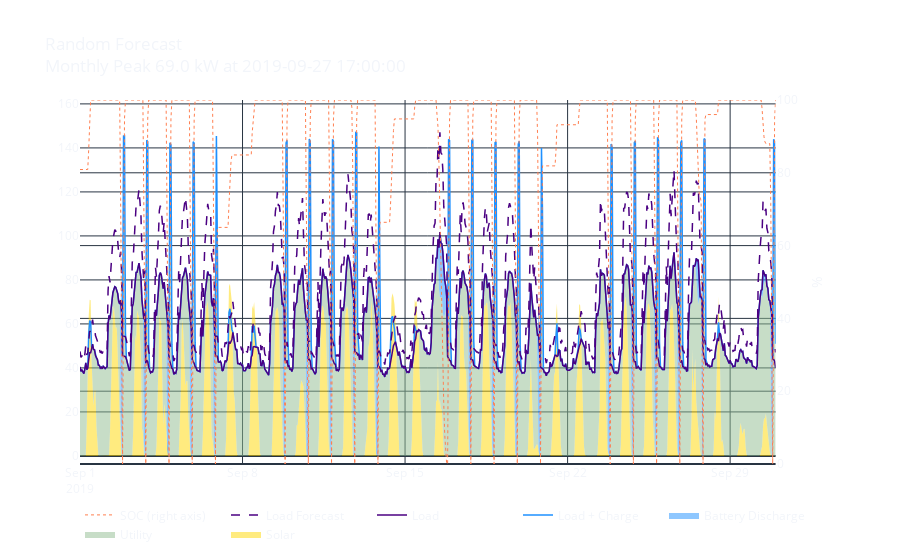

Notebook cell for this chart:
### Code cell
monthly_peaks = calc_monthly_peaks2(dispatch2.grid,peak_hours)
if monthly_peaks is not None:
    peak2 = monthly_peaks.iloc[month-1]['grid kw']
    t_peak2 = monthly_peaks.iloc[month-1]['grid t']
else:
    peak2 = None
    t_peak2 = None   

begin2 = t_peak2 - pd.Timedelta('1h')*36
end2 = t_peak2 + pd.Timedelta('1h')*36

f = plotly_stacked(dispatch2.loc[f'2019-{month}'],#[begin:end],
                    solar='pv',
                    load='load',
                    load_forecast='load_forecast',
                    batt='batt',
                    utility='grid',
                    soc='soc',
                    theme='plotly_dark',
                    title=f'{fcast2} Forecast<br>Monthly Peak {peak2} kW at {t_peak2}')

### Figure 1 — Plotly figure (JSON) as saved in the notebook; plotly's stock layout.template omitted (floating-point values rounded to 4 significant figures; data arrays with more than 128 entries replaced by an {"elided": "..."} marker saying what was removed)
{"data": [{"line": {"color": "gold", "width": 0}, "mode": "lines", "name": "Solar", "stackgroup": "one", "type": "scatter", "x": {"elided": "720 str values"}, "xaxis": "x", "y": {"elided": "720 float values"}, "yaxis": "y"}, {"line": {"color": "darkseagreen", "width": 0}, "mode": "lines", "name": "Utility", "stackgroup": "one", "type": "scatter", "x": {"elided": "720 str values"}, "xaxis": "x", "y": {"elided": "720 float values"}, "yaxis": "y"}, {"line": {"color": "dodgerblue", "width": 0}, "mode": "lines", "name": "Battery Discharge", "stackgroup": "one", "type": "scatter", "x": {"elided": "720 str values"}, "xaxis": "x", "y": {"elided": "720 float values"}, "yaxis": "y"}, {"line": {"color": "dodgerblue", "width": 1.5}, "mode": "lines", "name": "Load + Charge", "type": "scatter", "x": {"elided": "720 str values"}, "xaxis": "x", "y": {"elided": "720 float values"}, "yaxis": "y"}, {"line": {"color": "indigo", "width": 1.5}, "mode": "lines", "name": "Load", "type": "scatter", "x": {"elided": "720 str values"}, "xaxis": "x", "y": {"elided": "720 float values"}, "yaxis": "y"}, {"line": {"color": "indigo", "dash": "dash", "width": 1.5}, "mode": "lines", "name": "Load Forecast", "type": "scatter", "x": {"elided": "720 str values"}, "xaxis": "x", "y": {"elided": "720 float values"}, "yaxis": "y"}, {"line": {"color": "coral", "dash": "dot", "width": 1}, "mode": "lines", "name": "SOC (right axis)", "type": "scatter", "x": {"elided": "720 str values"}, "xaxis": "x", "y": {"elided": "720 float values"}, "yaxis": "y2"}], "layout": {"hovermode": "x", "legend": {"orientation": "h", "traceorder": "reversed"}, "paper_bgcolor": "rgba(0,0,0,0)", "plot_bgcolor": "rgba(0,0,0,0)", "title": {"text": "Random Forecast<br>Monthly Peak 69.0 kW at 2019-09-27 17:00:00"}, "xaxis": {"anchor": "y", "domain": [0, 0.94]}, "yaxis": {"anchor": "x", "domain": [0, 1], "range": [-3.677, 161.8]}, "yaxis2": {"anchor": "x", "overlaying": "y", "range": [0, 100], "side": "right", "title": {"text": "%"}}}}
